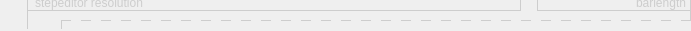
  <widget class="QFrame" name="frame_descriptionNotes">
   <property name="geometry">
    <rect>
     <x>283</x>
     <y>350</y>
     <width>691</width>
     <height>31</height>
    </rect>
   </property>
   <property name="palette">
    <palette>
     <active>
      <colorrole role="WindowText">
       <brush brushstyle="SolidPattern">
        <color alpha="255">
         <red>205</red>
         <green>205</green>
         <blue>205</blue>
        </color>
       </brush>
      </colorrole>
     </active>
     <inactive>
      <colorrole role="WindowText">
       <brush brushstyle="SolidPattern">
        <color alpha="255">
         <red>205</red>
         <green>205</green>
         <blue>205</blue>
        </color>
       </brush>
      </colorrole>
     </inactive>
     <disabled>
      <colorrole role="WindowText">
       <brush brushstyle="SolidPattern">
        <color alpha="255">
         <red>127</red>
         <green>127</green>
         <blue>127</blue>
        </color>
       </brush>
      </colorrole>
     </disabled>
    </palette>
   </property>
   <property name="frameShadow">
    <enum>QFrame::Plain</enum>
   </property>
   <widget class="QLabel" name="l_tick_16">
    <property name="geometry">
     <rect>
      <x>35</x>
      <y>-7</y>
      <width>491</width>
      <height>20</height>
     </rect>
    </property>
    <property name="font">
     <font>
      <weight>50</weight>
      <bold>false</bold>
     </font>
    </property>
    <property name="text">
     <string>stepeditor resolution</string>
    </property>
    <property name="alignment">
     <set>Qt::AlignLeading|Qt::AlignLeft|Qt::AlignVCenter</set>
    </property>
   </widget>
   <widget class="Line" name="line_7">
    <property name="geometry">
     <rect>
      <x>527</x>
      <y>0</y>
      <width>20</width>
      <height>11</height>
     </rect>
    </property>
    <property name="frameShadow">
     <enum>QFrame::Plain</enum>
    </property>
    <property name="orientation">
     <enum>Qt::Vertical</enum>
    </property>
   </widget>
   <widget class="Line" name="line_9">
    <property name="geometry">
     <rect>
      <x>680</x>
      <y>0</y>
      <width>20</width>
      <height>21</height>
     </rect>
    </property>
    <property name="frameShadow">
     <enum>QFrame::Plain</enum>
    </property>
    <property name="orientation">
     <enum>Qt::Vertical</enum>
    </property>
   </widget>
   <widget class="Line" name="line_10">
    <property name="geometry">
     <rect>
      <x>28</x>
      <y>0</y>
      <width>493</width>
      <height>20</height>
     </rect>
    </property>
    <property name="frameShadow">
     <enum>QFrame::Plain</enum>
    </property>
    <property name="orientation">
     <enum>Qt::Horizontal</enum>
    </property>
   </widget>
   <widget class="QLabel" name="l_tick_96">
    <property name="geometry">
     <rect>
      <x>540</x>
      <y>-7</y>
      <width>146</width>
      <height>20</height>
     </rect>
    </property>
    <property name="font">
     <font>
      <weight>50</weight>
      <bold>false</bold>
     </font>
    </property>
    <property name="text">
     <string>barlength</string>
    </property>
    <property name="alignment">
     <set>Qt::AlignRight|Qt::AlignTrailing|Qt::AlignVCenter</set>
    </property>
   </widget>
   <widget class="QFrame" name="frame_228">
    <property name="geometry">
     <rect>
      <x>61</x>
      <y>10</y>
      <width>631</width>
      <height>21</height>
     </rect>
    </property>
    <widget class="Line" name="line_40">
     <property name="geometry">
      <rect>
       <x>0</x>
       <y>0</y>
       <width>10</width>
       <height>21</height>
      </rect>
     </property>
     <property name="frameShadow">
      <enum>QFrame::Plain</enum>
     </property>
     <property name="orientation">
      <enum>Qt::Horizontal</enum>
     </property>
    </widget>
    <widget class="Line" name="line_41">
     <property name="geometry">
      <rect>
       <x>20</x>
       <y>0</y>
       <width>10</width>
       <height>21</height>
      </rect>
     </property>
     <property name="frameShadow">
      <enum>QFrame::Plain</enum>
     </property>
     <property name="orientation">
      <enum>Qt::Horizontal</enum>
     </property>
    </widget>
    <widget class="Line" name="line_44">
     <property name="geometry">
      <rect>
       <x>80</x>
       <y>0</y>
       <width>10</width>
       <height>21</height>
      </rect>
     </property>
     <property name="frameShadow">
      <enum>QFrame::Plain</enum>
     </property>
     <property name="orientation">
      <enum>Qt::Horizontal</enum>
     </property>
    </widget>
    <widget class="Line" name="line_54">
     <property name="geometry">
      <rect>
       <x>260</x>
       <y>0</y>
       <width>10</width>
       <height>21</height>
      </rect>
     </property>
     <property name="frameShadow">
      <enum>QFrame::Plain</enum>
     </property>
     <property name="orientation">
      <enum>Qt::Horizontal</enum>
     </property>
    </widget>
    <widget class="Line" name="line_55">
     <property name="geometry">
      <rect>
       <x>280</x>
       <y>0</y>
       <width>10</width>
       <height>21</height>
      </rect>
     </property>
     <property name="frameShadow">
      <enum>QFrame::Plain</enum>
     </property>
     <property name="orientation">
      <enum>Qt::Horizontal</enum>
     </property>
    </widget>
    <widget class="Line" name="line_56">
     <property name="geometry">
      <rect>
       <x>300</x>
       <y>0</y>
       <width>10</width>
       <height>21</height>
      </rect>
     </property>
     <property name="frameShadow">
      <enum>QFrame::Plain</enum>
     </property>
     <property name="orientation">
      <enum>Qt::Horizontal</enum>
     </property>
    </widget>
    <widget class="Line" name="line_57">
     <property name="geometry">
      <rect>
       <x>320</x>
       <y>0</y>
       <width>10</width>
       <height>21</height>
      </rect>
     </property>
     <property name="frameShadow">
      <enum>QFrame::Plain</enum>
     </property>
     <property name="orientation">
      <enum>Qt::Horizontal</enum>
     </property>
    </widget>
    <widget class="Line" name="line_58">
     <property name="geometry">
      <rect>
       <x>340</x>
       <y>0</y>
       <width>10</width>
       <height>21</height>
      </rect>
     </property>
     <property name="frameShadow">
      <enum>QFrame::Plain</enum>
     </property>
     <property name="orientation">
      <enum>Qt::Horizontal</enum>
     </property>
    </widget>
    <widget class="Line" name="line_59">
     <property name="geometry">
      <rect>
       <x>360</x>
       <y>0</y>
       <width>10</width>
       <height>21</height>
      </rect>
     </property>
     <property name="frameShadow">
      <enum>QFrame::Plain</enum>
     </property>
     <property name="orientation">
      <enum>Qt::Horizontal</enum>
     </property>
    </widget>
    <widget class="Line" name="line_60">
     <property name="geometry">
      <rect>
       <x>380</x>
       <y>0</y>
       <width>10</width>
       <height>21</height>
      </rect>
     </property>
     <property name="frameShadow">
      <enum>QFrame::Plain</enum>
     </property>
     <property name="orientation">
      <enum>Qt::Horizontal</enum>
     </property>
    </widget>
    <widget class="Line" name="line_61">
     <property name="geometry">
      <rect>
       <x>400</x>
       <y>0</y>
       <width>10</width>
       <height>21</height>
      </rect>
     </property>
     <property name="frameShadow">
      <enum>QFrame::Plain</enum>
     </property>
     <property name="orientation">
      <enum>Qt::Horizontal</enum>
     </property>
    </widget>
    <widget class="Line" name="line_62">
     <property name="geometry">
      <rect>
       <x>420</x>
       <y>0</y>
       <width>10</width>
       <height>21</height>
      </rect>
     </property>
     <property name="frameShadow">
      <enum>QFrame::Plain</enum>
     </property>
     <property name="orientation">
      <enum>Qt::Horizontal</enum>
     </property>
    </widget>
    <widget class="Line" name="line_63">
     <property name="geometry">
      <rect>
       <x>440</x>
       <y>0</y>
       <width>10</width>
       <height>21</height>
      </rect>
     </property>
     <property name="frameShadow">
      <enum>QFrame::Plain</enum>
     </property>
     <property name="orientation">
      <enum>Qt::Horizontal</enum>
     </property>
    </widget>
    <widget class="Line" name="line_64">
     <property name="geometry">
      <rect>
       <x>460</x>
       <y>0</y>
       <width>10</width>
       <height>21</height>
      </rect>
     </property>
     <property name="frameShadow">
      <enum>QFrame::Plain</enum>
     </property>
     <property name="orientation">
      <enum>Qt::Horizontal</enum>
     </property>
    </widget>
    <widget class="Line" name="line_65">
     <property name="geometry">
      <rect>
       <x>480</x>
       <y>0</y>
       <width>10</width>
       <height>21</height>
      </rect>
     </property>
     <property name="frameShadow">
      <enum>QFrame::Plain</enum>
     </property>
     <property name="orientation">
      <enum>Qt::Horizontal</enum>
     </property>
    </widget>
    <widget class="Line" name="line_66">
     <property name="geometry">
      <rect>
       <x>500</x>
       <y>0</y>
       <width>10</width>
       <height>21</height>
      </rect>
     </property>
     <property name="frameShadow">
      <enum>QFrame::Plain</enum>
     </property>
     <property name="orientation">
      <enum>Qt::Horizontal</enum>
     </property>
    </widget>
    <widget class="Line" name="line_67">
     <property name="geometry">
      <rect>
       <x>520</x>
       <y>0</y>
       <width>10</width>
       <height>21</height>
      </rect>
     </property>
     <property name="frameShadow">
      <enum>QFrame::Plain</enum>
     </property>
     <property name="orientation">
      <enum>Qt::Horizontal</enum>
     </property>
    </widget>
    <widget class="Line" name="line_68">
     <property name="geometry">
      <rect>
       <x>540</x>
       <y>0</y>
       <width>10</width>
       <height>21</height>
      </rect>
     </property>
     <property name="frameShadow">
      <enum>QFrame::Plain</enum>
     </property>
     <property name="orientation">
      <enum>Qt::Horizontal</enum>
     </property>
    </widget>
    <widget class="Line" name="line_69">
     <property name="geometry">
      <rect>
       <x>560</x>
       <y>0</y>
       <width>10</width>
       <height>21</height>
      </rect>
     </property>
     <property name="frameShadow">
      <enum>QFrame::Plain</enum>
     </property>
     <property name="orientation">
      <enum>Qt::Horizontal</enum>
     </property>
    </widget>
    <widget class="Line" name="line_70">
     <property name="geometry">
      <rect>
       <x>580</x>
       <y>0</y>
       <width>10</width>
       <height>21</height>
      </rect>
     </property>
     <property name="frameShadow">
      <enum>QFrame::Plain</enum>
     </property>
     <property name="orientation">
      <enum>Qt::Horizontal</enum>
     </property>
    </widget>
    <widget class="Line" name="line_71">
     <property name="geometry">
      <rect>
       <x>600</x>
       <y>0</y>
       <width>10</width>
       <height>21</height>
      </rect>
     </property>
     <property name="frameShadow">
      <enum>QFrame::Plain</enum>
     </property>
     <property name="orientation">
      <enum>Qt::Horizontal</enum>
     </property>
    </widget>
    <widget class="Line" name="line_72">
     <property name="geometry">
      <rect>
       <x>620</x>
       <y>0</y>
       <width>10</width>
       <height>21</height>
      </rect>
     </property>
     <property name="frameShadow">
      <enum>QFrame::Plain</enum>
     </property>
     <property name="orientation">
      <enum>Qt::Horizontal</enum>
     </property>
    </widget>
    <widget class="Line" name="line_42">
     <property name="geometry">
      <rect>
       <x>40</x>
       <y>0</y>
       <width>10</width>
       <height>21</height>
      </rect>
     </property>
     <property name="frameShadow">
      <enum>QFrame::Plain</enum>
     </property>
     <property name="orientation">
      <enum>Qt::Horizontal</enum>
     </property>
    </widget>
    <widget class="Line" name="line_43">
     <property name="geometry">
      <rect>
       <x>60</x>
       <y>0</y>
       <width>10</width>
       <height>21</height>
      </rect>
     </property>
     <property name="frameShadow">
      <enum>QFrame::Plain</enum>
     </property>
     <property name="orientation">
      <enum>Qt::Horizontal</enum>
     </property>
    </widget>
    <widget class="Line" name="line_45">
     <property name="geometry">
      <rect>
       <x>100</x>
       <y>0</y>
       <width>10</width>
       <height>21</height>
      </rect>
     </property>
     <property name="frameShadow">
      <enum>QFrame::Plain</enum>
     </property>
     <property name="orientation">
      <enum>Qt::Horizontal</enum>
     </property>
    </widget>
    <widget class="Line" name="line_46">
     <property name="geometry">
      <rect>
       <x>120</x>
       <y>0</y>
       <width>10</width>
       <height>21</height>
      </rect>
     </property>
     <property name="frameShadow">
      <enum>QFrame::Plain</enum>
     </property>
     <property name="orientation">
      <enum>Qt::Horizontal</enum>
     </property>
    </widget>
    <widget class="Line" name="line_47">
     <property name="geometry">
      <rect>
       <x>140</x>
       <y>0</y>
       <width>10</width>
       <height>21</height>
      </rect>
     </property>
     <property name="frameShadow">
      <enum>QFrame::Plain</enum>
     </property>
     <property name="orientation">
      <enum>Qt::Horizontal</enum>
     </property>
    </widget>
    <widget class="Line" name="line_48">
     <property name="geometry">
      <rect>
       <x>160</x>
       <y>0</y>
       <width>10</width>
       <height>21</height>
      </rect>
     </property>
     <property name="frameShadow">
      <enum>QFrame::Plain</enum>
     </property>
     <property name="orientation">
      <enum>Qt::Horizontal</enum>
     </property>
    </widget>
    <widget class="Line" name="line_49">
     <property name="geometry">
      <rect>
       <x>180</x>
       <y>0</y>
       <width>10</width>
       <height>21</height>
      </rect>
     </property>
     <property name="frameShadow">
      <enum>QFrame::Plain</enum>
     </property>
     <property name="orientation">
      <enum>Qt::Horizontal</enum>
     </property>
    </widget>
    <widget class="Line" name="line_51">
     <property name="geometry">
      <rect>
       <x>200</x>
       <y>0</y>
       <width>10</width>
       <height>21</height>
      </rect>
     </property>
     <property name="frameShadow">
      <enum>QFrame::Plain</enum>
     </property>
     <property name="orientation">
      <enum>Qt::Horizontal</enum>
     </property>
    </widget>
    <widget class="Line" name="line_52">
     <property name="geometry">
      <rect>
       <x>220</x>
       <y>0</y>
       <width>10</width>
       <height>21</height>
      </rect>
     </property>
     <property name="frameShadow">
      <enum>QFrame::Plain</enum>
     </property>
     <property name="orientation">
      <enum>Qt::Horizontal</enum>
     </property>
    </widget>
    <widget class="Line" name="line_53">
     <property name="geometry">
      <rect>
       <x>240</x>
       <y>0</y>
       <width>10</width>
       <height>21</height>
      </rect>
     </property>
     <property name="frameShadow">
      <enum>QFrame::Plain</enum>
     </property>
     <property name="orientation">
      <enum>Qt::Horizontal</enum>
     </property>
    </widget>
   </widget>
   <widget class="Line" name="line_12">
    <property name="geometry">
     <rect>
      <x>56</x>
      <y>20</y>
      <width>10</width>
      <height>9</height>
     </rect>
    </property>
    <property name="frameShadow">
     <enum>QFrame::Plain</enum>
    </property>
    <property name="orientation">
     <enum>Qt::Vertical</enum>
    </property>
   </widget>
   <widget class="Line" name="line_50">
    <property name="geometry">
     <rect>
      <x>19</x>
      <y>0</y>
      <width>16</width>
      <height>29</height>
     </rect>
    </property>
    <property name="frameShadow">
     <enum>QFrame::Plain</enum>
    </property>
    <property name="orientation">
     <enum>Qt::Vertical</enum>
    </property>
   </widget>
   <widget class="Line" name="line_13">
    <property name="geometry">
     <rect>
      <x>510</x>
      <y>0</y>
      <width>20</width>
      <height>11</height>
     </rect>
    </property>
    <property name="frameShadow">
     <enum>QFrame::Plain</enum>
    </property>
    <property name="orientation">
     <enum>Qt::Vertical</enum>
    </property>
   </widget>
   <widget class="Line" name="line_15">
    <property name="geometry">
     <rect>
      <x>537</x>
      <y>0</y>
      <width>153</width>
      <height>20</height>
     </rect>
    </property>
    <property name="frameShadow">
     <enum>QFrame::Plain</enum>
    </property>
    <property name="orientation">
     <enum>Qt::Horizontal</enum>
    </property>
   </widget>
  </widget>
